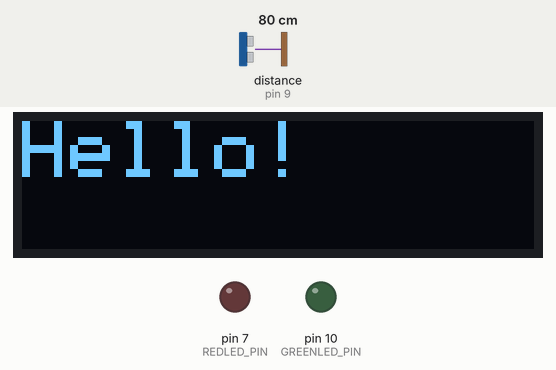
This sketch was run on a simulated Arduino Uno, built with avr-gcc and run on an emulated ATmega328P. Shown: 128×32 one-colour display, output pins drawn as LEDs (lit = HIGH). Wiring (inferred from the names in the program): ultrasonic range finder: trigger pin 8; echo pin 9. Inputs (shaded band) come from the test bench; at power-on: distance to the obstacle (sensor on pin 9) 80 cm. The echo pulse lasts 58.3 µs per cm; the display library's start-up logo is not drawn; pins used as bus, display or sensor lines are not drawn.

Above: at 1.1 s.
At 3.2 s:
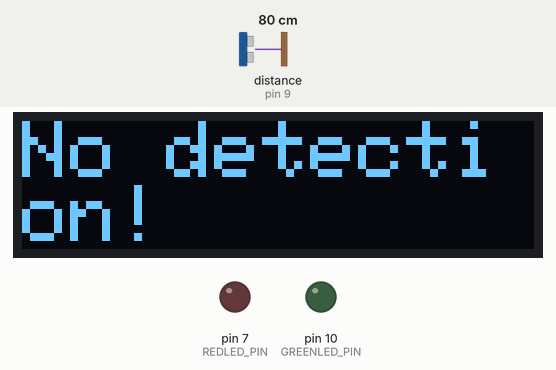
3.3 s: distance to the obstacle (sensor on pin 9) set to 56 cm
4.8 s: distance to the obstacle (sensor on pin 9) set to 46 cm
At 6.0 s:
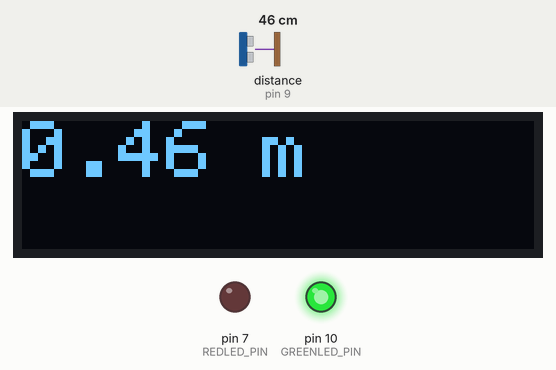
6.3 s: distance to the obstacle (sensor on pin 9) set to 2 cm
At 7.3 s:
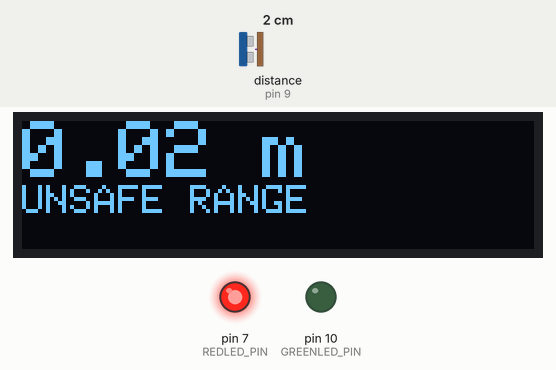
7.8 s: distance to the obstacle (sensor on pin 9) set to 35 cm
At 8.7 s:
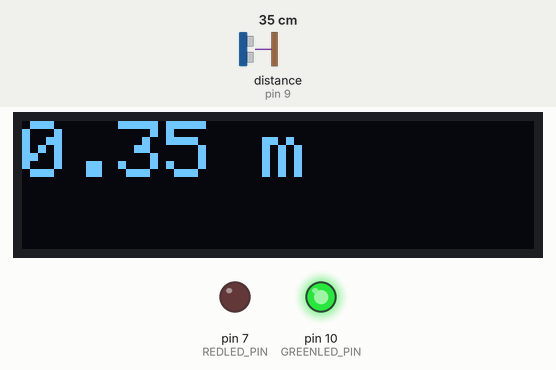
Timing chart, 0 to 10.3 s (numbered marks = the images above; inputs shaded):
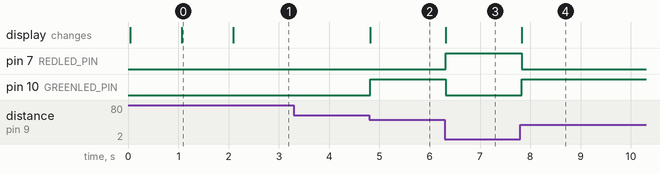

The sketch:

sketch_jan13a.ino
```cpp
#include <SPI.h>
#include <Wire.h>
#include <Adafruit_GFX.h>
#include <Adafruit_SSD1306.h>

// OLED
#define BUTTON_A 9
#define BUTTON_B 6
#define BUTTON_C 5
#define WIRE Wire

// HC-SR04
#define TRIG_PIN 8
#define ECHO_PIN 9

// LED
#define GREENLED_PIN 10
#define REDLED_PIN 7


Adafruit_SSD1306 display = Adafruit_SSD1306(128, 32, &WIRE);

unsigned long prevTime = 0;
int blinkDelay = 5000;
int duration;
float distance;

int STATE = -1;

void setup() {
  Serial.begin(9600);
  // Setting pinModes
  pinMode(GREENLED_PIN, OUTPUT);
  pinMode(REDLED_PIN, OUTPUT);
  pinMode(TRIG_PIN, OUTPUT);
  digitalWrite(TRIG_PIN, LOW);
  delay(1);
  pinMode(ECHO_PIN, INPUT);

  display.begin(SSD1306_SWITCHCAPVCC, 0x3C);  // Address 0x3C for 128x32

  // LCD Greeting
  display.display();
  delay(1000);

  // Clear the buffer.
  display.clearDisplay();
  display.display();


  pinMode(BUTTON_A, INPUT_PULLUP);
  pinMode(BUTTON_B, INPUT_PULLUP);
  pinMode(BUTTON_C, INPUT_PULLUP);

  display.setTextSize(2);
  display.setTextColor(SSD1306_WHITE);
  display.setCursor(0, 0);
  display.println("Hello!");
  display.display();  // actually display all of the above
  delay(1000);
  display.clearDisplay();
}

void loop() {
  digitalWrite(TRIG_PIN, HIGH);
  delayMicroseconds(10);
  digitalWrite(TRIG_PIN, LOW);
  duration = pulseIn(ECHO_PIN, HIGH);
  if (duration > 2912)
  {
    display.setTextSize(2);
    display.setTextColor(SSD1306_WHITE);
    display.setCursor(0, 0);
    display.println("No detection!");
    display.display();  // actually display all of the above
    digitalWrite(GREENLED_PIN, LOW);
    digitalWrite(REDLED_PIN, LOW);
  }
  else // in detectable range.
  {
    distance = duration * 0.01717;
    float meter = distance / 100;
    if (duration <= 2912 && duration > 1164) // between [50, 20] cm
    {
      display.setTextSize(2);
      display.setTextColor(SSD1306_WHITE);
      display.setCursor(0, 0);
      display.print(meter);
      display.print(" m\n");
      display.display();  // actually display all of the above
      digitalWrite(GREENLED_PIN, HIGH);
      digitalWrite(REDLED_PIN, LOW);
    }
    else // between [20, 2] cm
    {
      display.setTextSize(2);
      display.setTextColor(SSD1306_WHITE);
      display.setCursor(0, 0);
      display.print(meter);
      display.print(" m\n");
      display.setTextSize(1);
      display.println("UNSAFE RANGE");
      display.display();  // actually display all of the above
      digitalWrite(GREENLED_PIN, LOW);
      digitalWrite(REDLED_PIN, HIGH);
    }
  }
  display.clearDisplay();
}
```

Measured:
- the behaviour switches between 51 and 50 cm on distance to the obstacle (sensor on pin 9) (found by bisection; images 1 and 2)
- after the input at 3.3 s, every drawn part: stays the same
- after the input at 4.8 s, pin 10 (GREENLED_PIN): LOW → HIGH at once; the display: changes at once (image 2)
- after the input at 6.3 s, pin 7 (REDLED_PIN): LOW → HIGH at once; pin 10 (GREENLED_PIN): HIGH → LOW at once; the display: changes at once (image 3)
- after the input at 7.8 s, pin 7 (REDLED_PIN): HIGH → LOW at once; pin 10 (GREENLED_PIN): LOW → HIGH at once; the display: changes at once (image 4)
- what the display in image 0 shows lasts 1.0 s, from 1.1 s to 2.1 s
